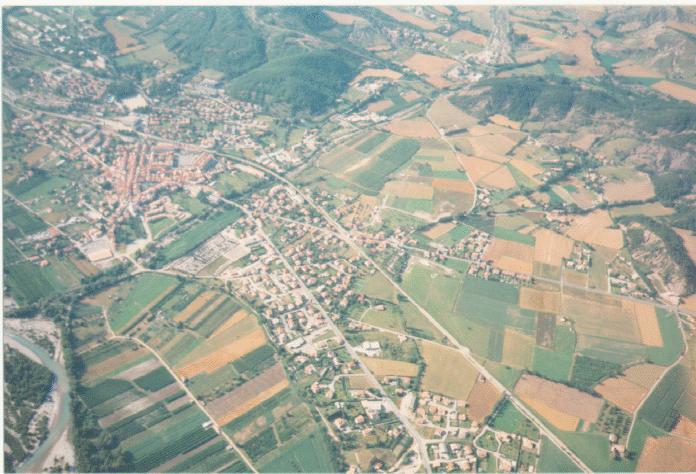
#> input picture thresh3.png, 696 x 474 px
$ python DoG.py
#> lines starting #> are read from the running program, lines starting #| are printed output that depends on the picture
### gaussfilter.py
import numpy as np
import cv2 as cv
import matplotlib.pyplot as plt
from scipy.ndimage.filters import convolve

def GaussianFunction(sigma,x,y):
    num = np.exp(-((x**2) + (y**2))/(2.0*(sigma**2)))
    den = 2.0*np.pi*(sigma**2)
    return num/den

def GaussianKernel(k=5,sigma=1):
    kernel=np.zeros((k,k),dtype=np.float32)
    if sigma==0 : return kernel
    m = n = k//2
    suma = 0
    for x in range(-m,m+1):
        for y in range(-n,n+1):
            value= GaussianFunction(sigma,x,y)
            kernel[x+2,y+2] = value
            suma+=value
    return kernel/suma

def GaussianFilter(img,kernel):
    img_conv = np.zeros_like(img,dtype=np.float32)
    if len(img.shape)==2:
        return convolve(img,kernel).astype(np.uint8)

    for c in range(3):
        img_conv[:,:,c] = convolve(img[:,:,c],kernel)

    return img_conv.astype(np.uint8)

def GaussianProcess(img,kernel_size,sigma):
    kernel = GaussianKernel(kernel_size,sigma)
    return GaussianFilter(img,kernel)

# [4 lines that do not run on import are left out]
    # [4 lines of commented-out code are left out]

### DoG.py
import numpy as np
import cv2 as cv
import matplotlib.pyplot as plt
from gaussfilter import GaussianProcess as gf

OCTAVE_DIM = 4

def ScaleDownImageByHalf(image):
    scaleDownImage = image[1::2, 1::2]
    return(scaleDownImage)

def GetSigmaMatrix():
    sigmaMatrix = np.array([[0.7071,1.0,1.4142,2.0,2.8284],
                            [1.4142,2.0,2.8284,4.0,5.6568],
                            [2.8284,4.0,5.6568,8.0,11.3137],
                            [5.6568,8.0,11.3137,16.0,22.6274]])
    return sigmaMatrix

def GetOctave(image,sigmas,ksize=5):
    octave = []
    for i in range(5):
        octave.append(gf(image,ksize,sigmas[i]))
    return octave

def GenerateOctaves(image):
    sigmaMatrix = GetSigmaMatrix()
    octaves = []
    for i in range(OCTAVE_DIM):
        octave = GetOctave(image,sigmaMatrix[i])
        octaves.append(octave)
        image = ScaleDownImageByHalf(image)
    return octaves

def ComputeDoG(octave):
    dogs = []
    for i in range(4):
        dog = octave[i]-octave[i+1]
        dogs.append(dog)
    return dogs

def GenerateDoG(octaves):
    dogs = []
    for i in range(OCTAVE_DIM):
        dog = ComputeDoG(octaves[i])
        dogs.append(dog)
    return dogs

if __name__=='__main__':
    img = cv.imread('thresh3.png',0)
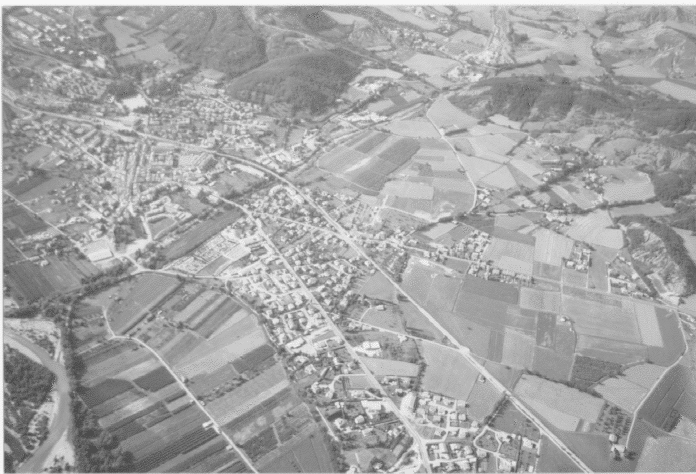
#> img: shape (474, 696); min 76, max 247, mean 164
    octaves = GenerateOctaves(img)
#> the loop in GenerateOctaves, `for i in range(OCTAVE_DIM):` made 4 passes
#> pass 1, in ScaleDownImageByHalf, `scaleDownImage = image[1::2, 1::2]`:
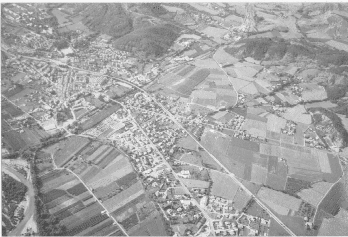
#> scaleDownImage: shape (237, 348); min 76, max 247, mean 163.9
#> pass 2, in ScaleDownImageByHalf (call 2), `scaleDownImage = image[1::2, 1::2]`:
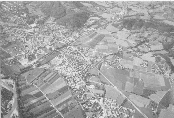
#> scaleDownImage: shape (118, 174); min 76, max 247, mean 163.4
#> pass 3, in ScaleDownImageByHalf (call 3), `scaleDownImage = image[1::2, 1::2]`:
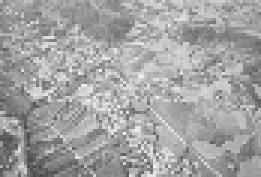
#> scaleDownImage: shape (59, 87) (shown 3 times larger); min 76, max 247, mean 162.8
#> after the loop in GenerateOctaves, `for i in range(OCTAVE_DIM):`:
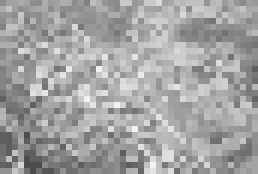
#> image: shape (29, 43) (shown 6 times larger); min 76, max 242, mean 162.7
    dogs = GenerateDoG(octaves)

    print(len(dogs[0]))
#| 4
    #cv.imwrite('img.png',dogs[3][3])
